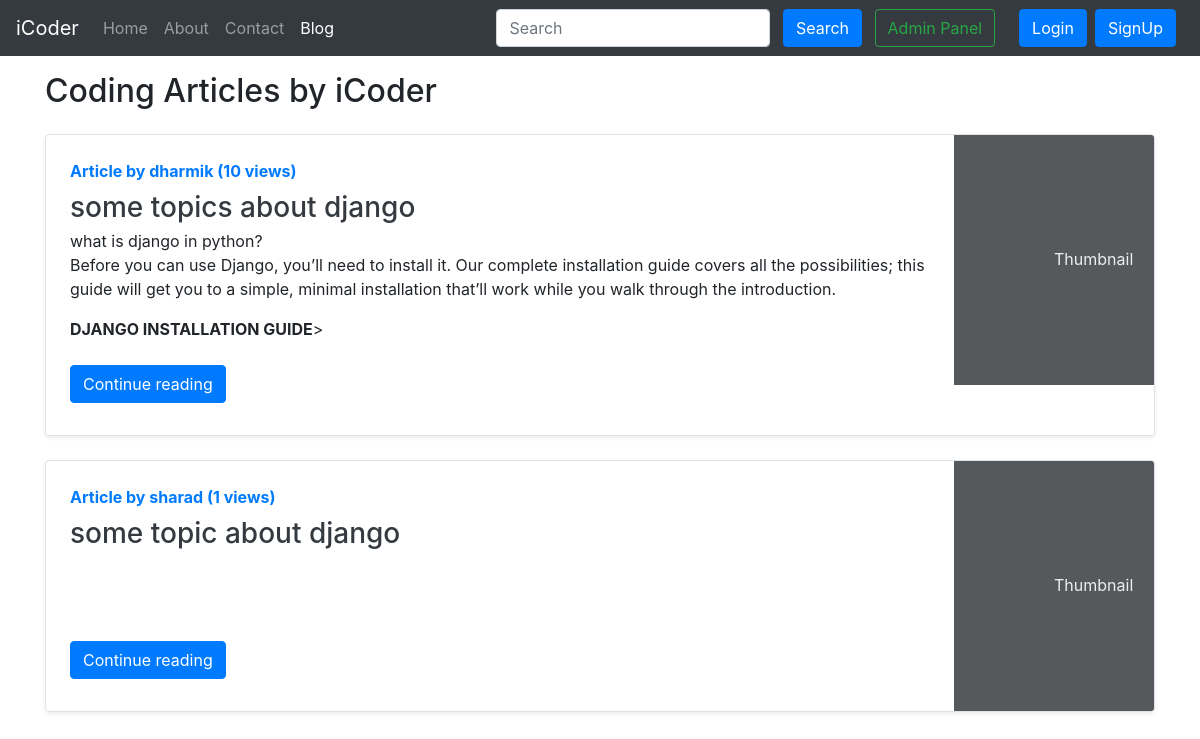
Screenshot of /blog/ with the database file from the repository.
### blog/models.py (models this page shows, shortened)
class Post(models.Model):
    sno=models.AutoField(primary_key=True)
    title=models.CharField(max_length=255)
    content=models.TextField()
    author=models.CharField(max_length=13)
    slug =models.CharField(max_length=130)
    views = models.IntegerField(default=0)
    timeStamp=models.DateTimeField(blank=True)

### blog/views.py (the view)
# urls.py: path('', views.blogHome, name="bloghome"),
def blogHome(request):
    allPosts= Post.objects.all()
    context={'allPosts': allPosts}
    return render(request, "blog/blogHome.html", context)

### templates/blog/blogHome.html (shortened to what this page needs)
{% extends 'base.html' %}
{% block blogactive %} active {% endblock blogactive %}
{% block body %}
<div class="container my-3">
    <h2>Coding Articles by iCoder</h2>
    {% for post in allPosts  %}
    <div class="row no-gutters border rounded overflow-hidden flex-md-row mb-4 shadow-sm h-md-250 my-4 position-relative">
        <div class="col p-4 d-flex flex-column position-static">
            <strong class="d-inline-block mb-2 text-primary">Article  by {{post.author}} ({{post.views}} views)</strong>
            <h3 class="mb-0"><a class="text-dark" href="/blog/{{post.slug}}">{{post.title}} </a> </h3>
            <p class="card-text mb-auto"><div class="preview"{{post.content|safe |truncatechars:500}}></div></p>
            <div class="my-2">
            	<a href="/blog/{{post.slug}}" role="button" class="btn btn-primary">Continue reading</a>
            </div>
        </div>
        <div class="col-auto d-none d-lg-block">
            <svg class="bd-placeholder-img" width="200" height="250" xmlns="http://www.w3.org/2000/svg" preserveAspectRatio="xMidYMid slice" focusable="false" role="img" aria-label="Placeholder: Thumbnail">
                <rect width="100%" height="100%" fill="#55595c"></rect><text x="50%" y="50%" fill="#eceeef" dy=".3em">Thumbnail</text>
            </svg>
        </div>
        </div>
        {% endfor %}
    </div>
 {% endblock %}

### rows the page displays
Post: author "dharmik", views "10", title "some topics about django", content "what is django in python? Before you can use Django, you’ll need to install it. Our complete installation guide covers all the possibilities; this guide will get you to a simple, minimal installation that’ll work while you walk through the introduction. DJANGO INSTALLATION GUIDE"
Post: author "sharad", views "1", title "some topic about django"
